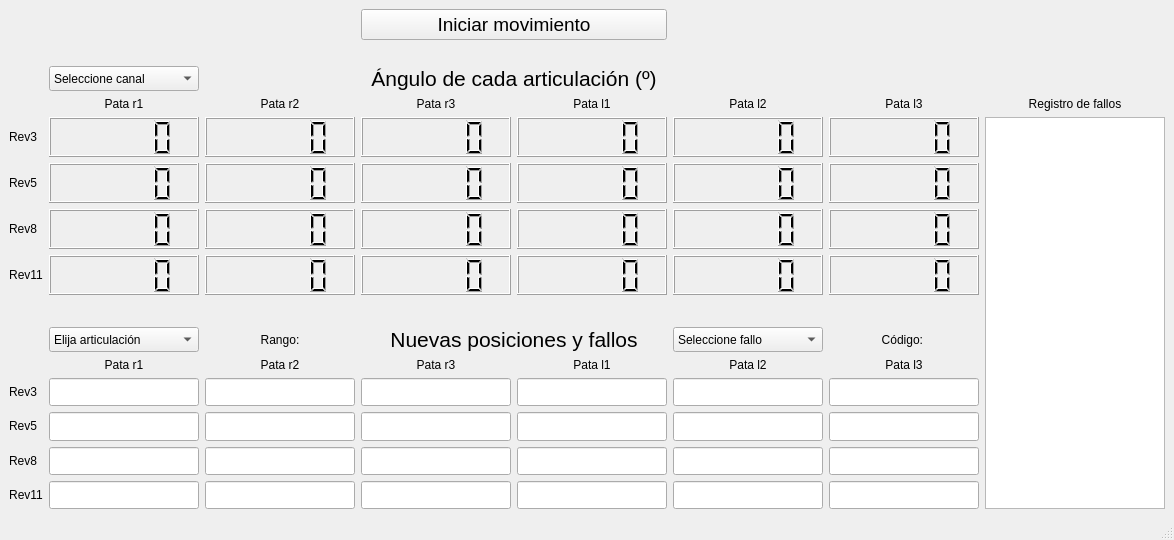
<?xml version="1.0" encoding="UTF-8"?>
<ui version="4.0">
 <class>MainWindow</class>
 <widget class="QMainWindow" name="MainWindow">
  <property name="geometry">
   <rect>
    <x>0</x>
    <y>0</y>
    <width>1174</width>
    <height>540</height>
   </rect>
  </property>
  <property name="sizePolicy">
   <sizepolicy hsizetype="Minimum" vsizetype="Minimum">
    <horstretch>0</horstretch>
    <verstretch>0</verstretch>
   </sizepolicy>
  </property>
  <property name="minimumSize">
   <size>
    <width>1130</width>
    <height>540</height>
   </size>
  </property>
  <property name="maximumSize">
   <size>
    <width>16777215</width>
    <height>540</height>
   </size>
  </property>
  <property name="windowTitle">
   <string>Robominer GUI</string>
  </property>
  <widget class="QWidget" name="centralwidget">
   <layout class="QGridLayout" name="gridLayout">
    <item row="13" column="2">
     <widget class="QLineEdit" name="lineEdit_rev5_r2">
      <property name="sizePolicy">
       <sizepolicy hsizetype="MinimumExpanding" vsizetype="MinimumExpanding">
        <horstretch>0</horstretch>
        <verstretch>0</verstretch>
       </sizepolicy>
      </property>
      <property name="minimumSize">
       <size>
        <width>150</width>
        <height>0</height>
       </size>
      </property>
     </widget>
    </item>
    <item row="9" column="1" colspan="6">
     <spacer name="horizontalSpacer">
      <property name="orientation">
       <enum>Qt::Horizontal</enum>
      </property>
      <property name="sizeHint" stdset="0">
       <size>
        <width>40</width>
        <height>20</height>
       </size>
      </property>
     </spacer>
    </item>
    <item row="13" column="6">
     <widget class="QLineEdit" name="lineEdit_rev5_l3">
      <property name="sizePolicy">
       <sizepolicy hsizetype="MinimumExpanding" vsizetype="MinimumExpanding">
        <horstretch>0</horstretch>
        <verstretch>0</verstretch>
       </sizepolicy>
      </property>
      <property name="minimumSize">
       <size>
        <width>150</width>
        <height>0</height>
       </size>
      </property>
     </widget>
    </item>
    <item row="14" column="0">
     <widget class="QLabel" name="label_rev8_2">
      <property name="sizePolicy">
       <sizepolicy hsizetype="Maximum" vsizetype="Maximum">
        <horstretch>0</horstretch>
        <verstretch>0</verstretch>
       </sizepolicy>
      </property>
      <property name="text">
       <string>Rev8</string>
      </property>
      <property name="alignment">
       <set>Qt::AlignCenter</set>
      </property>
     </widget>
    </item>
    <item row="15" column="0">
     <widget class="QLabel" name="label_rev11_2">
      <property name="sizePolicy">
       <sizepolicy hsizetype="Maximum" vsizetype="Maximum">
        <horstretch>0</horstretch>
        <verstretch>0</verstretch>
       </sizepolicy>
      </property>
      <property name="text">
       <string>Rev11</string>
      </property>
      <property name="alignment">
       <set>Qt::AlignCenter</set>
      </property>
     </widget>
    </item>
    <item row="13" column="0">
     <widget class="QLabel" name="label_rev5_2">
      <property name="sizePolicy">
       <sizepolicy hsizetype="Maximum" vsizetype="Maximum">
        <horstretch>0</horstretch>
        <verstretch>0</verstretch>
       </sizepolicy>
      </property>
      <property name="text">
       <string>Rev5</string>
      </property>
      <property name="alignment">
       <set>Qt::AlignCenter</set>
      </property>
     </widget>
    </item>
    <item row="12" column="5">
     <widget class="QLineEdit" name="lineEdit_rev3_l2">
      <property name="sizePolicy">
       <sizepolicy hsizetype="MinimumExpanding" vsizetype="MinimumExpanding">
        <horstretch>0</horstretch>
        <verstretch>0</verstretch>
       </sizepolicy>
      </property>
      <property name="minimumSize">
       <size>
        <width>150</width>
        <height>0</height>
       </size>
      </property>
     </widget>
    </item>
    <item row="12" column="0">
     <widget class="QLabel" name="label_rev3_2">
      <property name="sizePolicy">
       <sizepolicy hsizetype="Maximum" vsizetype="Maximum">
        <horstretch>0</horstretch>
        <verstretch>0</verstretch>
       </sizepolicy>
      </property>
      <property name="text">
       <string>Rev3</string>
      </property>
      <property name="alignment">
       <set>Qt::AlignCenter</set>
      </property>
     </widget>
    </item>
    <item row="11" column="6">
     <widget class="QLabel" name="label_l3_2">
      <property name="text">
       <string>Pata l3</string>
      </property>
      <property name="alignment">
       <set>Qt::AlignCenter</set>
      </property>
     </widget>
    </item>
    <item row="4" column="5">
     <widget class="QLabel" name="label_l2">
      <property name="text">
       <string>Pata l2</string>
      </property>
      <property name="alignment">
       <set>Qt::AlignCenter</set>
      </property>
     </widget>
    </item>
    <item row="8" column="6">
     <widget class="QLCDNumber" name="lcdNumber_rev11_l3">
      <property name="sizePolicy">
       <sizepolicy hsizetype="MinimumExpanding" vsizetype="MinimumExpanding">
        <horstretch>0</horstretch>
        <verstretch>0</verstretch>
       </sizepolicy>
      </property>
      <property name="minimumSize">
       <size>
        <width>150</width>
        <height>40</height>
       </size>
      </property>
     </widget>
    </item>
    <item row="13" column="5">
     <widget class="QLineEdit" name="lineEdit_rev5_l2">
      <property name="sizePolicy">
       <sizepolicy hsizetype="MinimumExpanding" vsizetype="MinimumExpanding">
        <horstretch>0</horstretch>
        <verstretch>0</verstretch>
       </sizepolicy>
      </property>
      <property name="minimumSize">
       <size>
        <width>150</width>
        <height>0</height>
       </size>
      </property>
     </widget>
    </item>
    <item row="5" column="0">
     <widget class="QLabel" name="label_rev3">
      <property name="sizePolicy">
       <sizepolicy hsizetype="Fixed" vsizetype="Fixed">
        <horstretch>0</horstretch>
        <verstretch>0</verstretch>
       </sizepolicy>
      </property>
      <property name="text">
       <string>Rev3</string>
      </property>
      <property name="alignment">
       <set>Qt::AlignCenter</set>
      </property>
     </widget>
    </item>
    <item row="4" column="6">
     <widget class="QLabel" name="label_l3">
      <property name="text">
       <string>Pata l3</string>
      </property>
      <property name="alignment">
       <set>Qt::AlignCenter</set>
      </property>
     </widget>
    </item>
    <item row="4" column="4">
     <widget class="QLabel" name="label_l1">
      <property name="text">
       <string>Pata l1</string>
      </property>
      <property name="alignment">
       <set>Qt::AlignCenter</set>
      </property>
     </widget>
    </item>
    <item row="5" column="4">
     <widget class="QLCDNumber" name="lcdNumber_rev3_l1">
      <property name="sizePolicy">
       <sizepolicy hsizetype="MinimumExpanding" vsizetype="MinimumExpanding">
        <horstretch>0</horstretch>
        <verstretch>0</verstretch>
       </sizepolicy>
      </property>
      <property name="minimumSize">
       <size>
        <width>150</width>
        <height>40</height>
       </size>
      </property>
     </widget>
    </item>
    <item row="5" column="7" rowspan="11">
     <widget class="QPlainTextEdit" name="plainTextEdit_reg_fallos">
      <property name="sizePolicy">
       <sizepolicy hsizetype="MinimumExpanding" vsizetype="MinimumExpanding">
        <horstretch>0</horstretch>
        <verstretch>0</verstretch>
       </sizepolicy>
      </property>
     </widget>
    </item>
    <item row="12" column="1">
     <widget class="QLineEdit" name="lineEdit_rev3_r1">
      <property name="sizePolicy">
       <sizepolicy hsizetype="MinimumExpanding" vsizetype="MinimumExpanding">
        <horstretch>0</horstretch>
        <verstretch>0</verstretch>
       </sizepolicy>
      </property>
      <property name="minimumSize">
       <size>
        <width>150</width>
        <height>0</height>
       </size>
      </property>
     </widget>
    </item>
    <item row="7" column="5">
     <widget class="QLCDNumber" name="lcdNumber_rev8_l2">
      <property name="sizePolicy">
       <sizepolicy hsizetype="MinimumExpanding" vsizetype="MinimumExpanding">
        <horstretch>0</horstretch>
        <verstretch>0</verstretch>
       </sizepolicy>
      </property>
      <property name="minimumSize">
       <size>
        <width>150</width>
        <height>40</height>
       </size>
      </property>
     </widget>
    </item>
    <item row="14" column="5">
     <widget class="QLineEdit" name="lineEdit_rev8_l2">
      <property name="sizePolicy">
       <sizepolicy hsizetype="MinimumExpanding" vsizetype="MinimumExpanding">
        <horstretch>0</horstretch>
        <verstretch>0</verstretch>
       </sizepolicy>
      </property>
      <property name="minimumSize">
       <size>
        <width>150</width>
        <height>0</height>
       </size>
      </property>
     </widget>
    </item>
    <item row="8" column="5">
     <widget class="QLCDNumber" name="lcdNumber_rev11_l2">
      <property name="sizePolicy">
       <sizepolicy hsizetype="MinimumExpanding" vsizetype="MinimumExpanding">
        <horstretch>0</horstretch>
        <verstretch>0</verstretch>
       </sizepolicy>
      </property>
      <property name="minimumSize">
       <size>
        <width>150</width>
        <height>40</height>
       </size>
      </property>
     </widget>
    </item>
    <item row="6" column="2">
     <widget class="QLCDNumber" name="lcdNumber_rev5_r2">
      <property name="sizePolicy">
       <sizepolicy hsizetype="MinimumExpanding" vsizetype="MinimumExpanding">
        <horstretch>0</horstretch>
        <verstretch>0</verstretch>
       </sizepolicy>
      </property>
      <property name="minimumSize">
       <size>
        <width>150</width>
        <height>40</height>
       </size>
      </property>
     </widget>
    </item>
    <item row="14" column="6">
     <widget class="QLineEdit" name="lineEdit_rev8_l3">
      <property name="sizePolicy">
       <sizepolicy hsizetype="MinimumExpanding" vsizetype="MinimumExpanding">
        <horstretch>0</horstretch>
        <verstretch>0</verstretch>
       </sizepolicy>
      </property>
      <property name="minimumSize">
       <size>
        <width>150</width>
        <height>0</height>
       </size>
      </property>
     </widget>
    </item>
    <item row="14" column="3">
     <widget class="QLineEdit" name="lineEdit_rev8_r3">
      <property name="sizePolicy">
       <sizepolicy hsizetype="MinimumExpanding" vsizetype="MinimumExpanding">
        <horstretch>0</horstretch>
        <verstretch>0</verstretch>
       </sizepolicy>
      </property>
      <property name="minimumSize">
       <size>
        <width>150</width>
        <height>0</height>
       </size>
      </property>
     </widget>
    </item>
    <item row="12" column="6">
     <widget class="QLineEdit" name="lineEdit_rev3_l3">
      <property name="sizePolicy">
       <sizepolicy hsizetype="MinimumExpanding" vsizetype="MinimumExpanding">
        <horstretch>0</horstretch>
        <verstretch>0</verstretch>
       </sizepolicy>
      </property>
      <property name="minimumSize">
       <size>
        <width>150</width>
        <height>0</height>
       </size>
      </property>
     </widget>
    </item>
    <item row="15" column="2">
     <widget class="QLineEdit" name="lineEdit_rev11_r2">
      <property name="sizePolicy">
       <sizepolicy hsizetype="MinimumExpanding" vsizetype="MinimumExpanding">
        <horstretch>0</horstretch>
        <verstretch>0</verstretch>
       </sizepolicy>
      </property>
      <property name="minimumSize">
       <size>
        <width>150</width>
        <height>0</height>
       </size>
      </property>
     </widget>
    </item>
    <item row="13" column="3">
     <widget class="QLineEdit" name="lineEdit_rev5_r3">
      <property name="sizePolicy">
       <sizepolicy hsizetype="MinimumExpanding" vsizetype="MinimumExpanding">
        <horstretch>0</horstretch>
        <verstretch>0</verstretch>
       </sizepolicy>
      </property>
      <property name="minimumSize">
       <size>
        <width>150</width>
        <height>0</height>
       </size>
      </property>
     </widget>
    </item>
    <item row="15" column="3">
     <widget class="QLineEdit" name="lineEdit_rev11_r3">
      <property name="sizePolicy">
       <sizepolicy hsizetype="MinimumExpanding" vsizetype="MinimumExpanding">
        <horstretch>0</horstretch>
        <verstretch>0</verstretch>
       </sizepolicy>
      </property>
      <property name="minimumSize">
       <size>
        <width>150</width>
        <height>0</height>
       </size>
      </property>
     </widget>
    </item>
    <item row="11" column="1">
     <widget class="QLabel" name="label_r1_2">
      <property name="sizePolicy">
       <sizepolicy hsizetype="Preferred" vsizetype="Preferred">
        <horstretch>0</horstretch>
        <verstretch>0</verstretch>
       </sizepolicy>
      </property>
      <property name="text">
       <string>Pata r1</string>
      </property>
      <property name="alignment">
       <set>Qt::AlignCenter</set>
      </property>
     </widget>
    </item>
    <item row="4" column="7">
     <widget class="QLabel" name="label_registro">
      <property name="text">
       <string>Registro de fallos</string>
      </property>
      <property name="alignment">
       <set>Qt::AlignCenter</set>
      </property>
     </widget>
    </item>
    <item row="2" column="2" colspan="4">
     <widget class="QLabel" name="label_tit">
      <property name="sizePolicy">
       <sizepolicy hsizetype="Minimum" vsizetype="Minimum">
        <horstretch>0</horstretch>
        <verstretch>0</verstretch>
       </sizepolicy>
      </property>
      <property name="minimumSize">
       <size>
        <width>80</width>
        <height>0</height>
       </size>
      </property>
      <property name="font">
       <font>
        <pointsize>16</pointsize>
       </font>
      </property>
      <property name="text">
       <string>Ángulo de cada articulación (º)</string>
      </property>
      <property name="alignment">
       <set>Qt::AlignHCenter|Qt::AlignTop</set>
      </property>
     </widget>
    </item>
    <item row="8" column="1">
     <widget class="QLCDNumber" name="lcdNumber_rev11_r1">
      <property name="sizePolicy">
       <sizepolicy hsizetype="MinimumExpanding" vsizetype="MinimumExpanding">
        <horstretch>0</horstretch>
        <verstretch>0</verstretch>
       </sizepolicy>
      </property>
      <property name="minimumSize">
       <size>
        <width>150</width>
        <height>40</height>
       </size>
      </property>
     </widget>
    </item>
    <item row="4" column="2">
     <widget class="QLabel" name="label_r2">
      <property name="sizePolicy">
       <sizepolicy hsizetype="Preferred" vsizetype="Preferred">
        <horstretch>0</horstretch>
        <verstretch>0</verstretch>
       </sizepolicy>
      </property>
      <property name="text">
       <string>Pata r2</string>
      </property>
      <property name="alignment">
       <set>Qt::AlignCenter</set>
      </property>
     </widget>
    </item>
    <item row="13" column="4">
     <widget class="QLineEdit" name="lineEdit_rev5_l1">
      <property name="sizePolicy">
       <sizepolicy hsizetype="MinimumExpanding" vsizetype="MinimumExpanding">
        <horstretch>0</horstretch>
        <verstretch>0</verstretch>
       </sizepolicy>
      </property>
      <property name="minimumSize">
       <size>
        <width>150</width>
        <height>0</height>
       </size>
      </property>
     </widget>
    </item>
    <item row="8" column="4">
     <widget class="QLCDNumber" name="lcdNumber_rev11_l1">
      <property name="sizePolicy">
       <sizepolicy hsizetype="MinimumExpanding" vsizetype="MinimumExpanding">
        <horstretch>0</horstretch>
        <verstretch>0</verstretch>
       </sizepolicy>
      </property>
      <property name="minimumSize">
       <size>
        <width>150</width>
        <height>40</height>
       </size>
      </property>
     </widget>
    </item>
    <item row="6" column="1">
     <widget class="QLCDNumber" name="lcdNumber_rev5_r1">
      <property name="sizePolicy">
       <sizepolicy hsizetype="MinimumExpanding" vsizetype="MinimumExpanding">
        <horstretch>0</horstretch>
        <verstretch>0</verstretch>
       </sizepolicy>
      </property>
      <property name="minimumSize">
       <size>
        <width>150</width>
        <height>40</height>
       </size>
      </property>
     </widget>
    </item>
    <item row="7" column="0">
     <widget class="QLabel" name="label_rev8">
      <property name="sizePolicy">
       <sizepolicy hsizetype="Maximum" vsizetype="Maximum">
        <horstretch>0</horstretch>
        <verstretch>0</verstretch>
       </sizepolicy>
      </property>
      <property name="text">
       <string>Rev8</string>
      </property>
      <property name="alignment">
       <set>Qt::AlignCenter</set>
      </property>
     </widget>
    </item>
    <item row="13" column="1">
     <widget class="QLineEdit" name="lineEdit_rev5_r1">
      <property name="sizePolicy">
       <sizepolicy hsizetype="MinimumExpanding" vsizetype="MinimumExpanding">
        <horstretch>0</horstretch>
        <verstretch>0</verstretch>
       </sizepolicy>
      </property>
      <property name="minimumSize">
       <size>
        <width>150</width>
        <height>0</height>
       </size>
      </property>
     </widget>
    </item>
    <item row="14" column="4">
     <widget class="QLineEdit" name="lineEdit_rev8_l1">
      <property name="sizePolicy">
       <sizepolicy hsizetype="MinimumExpanding" vsizetype="MinimumExpanding">
        <horstretch>0</horstretch>
        <verstretch>0</verstretch>
       </sizepolicy>
      </property>
      <property name="minimumSize">
       <size>
        <width>150</width>
        <height>0</height>
       </size>
      </property>
     </widget>
    </item>
    <item row="6" column="5">
     <widget class="QLCDNumber" name="lcdNumber_rev5_l2">
      <property name="sizePolicy">
       <sizepolicy hsizetype="MinimumExpanding" vsizetype="MinimumExpanding">
        <horstretch>0</horstretch>
        <verstretch>0</verstretch>
       </sizepolicy>
      </property>
      <property name="minimumSize">
       <size>
        <width>150</width>
        <height>40</height>
       </size>
      </property>
     </widget>
    </item>
    <item row="15" column="1">
     <widget class="QLineEdit" name="lineEdit_rev11_r1">
      <property name="sizePolicy">
       <sizepolicy hsizetype="MinimumExpanding" vsizetype="MinimumExpanding">
        <horstretch>0</horstretch>
        <verstretch>0</verstretch>
       </sizepolicy>
      </property>
      <property name="minimumSize">
       <size>
        <width>150</width>
        <height>0</height>
       </size>
      </property>
     </widget>
    </item>
    <item row="15" column="5">
     <widget class="QLineEdit" name="lineEdit_rev11_l2">
      <property name="sizePolicy">
       <sizepolicy hsizetype="MinimumExpanding" vsizetype="MinimumExpanding">
        <horstretch>0</horstretch>
        <verstretch>0</verstretch>
       </sizepolicy>
      </property>
      <property name="minimumSize">
       <size>
        <width>150</width>
        <height>0</height>
       </size>
      </property>
     </widget>
    </item>
    <item row="15" column="4">
     <widget class="QLineEdit" name="lineEdit_rev11_l1">
      <property name="sizePolicy">
       <sizepolicy hsizetype="MinimumExpanding" vsizetype="MinimumExpanding">
        <horstretch>0</horstretch>
        <verstretch>0</verstretch>
       </sizepolicy>
      </property>
      <property name="minimumSize">
       <size>
        <width>150</width>
        <height>0</height>
       </size>
      </property>
     </widget>
    </item>
    <item row="6" column="0">
     <widget class="QLabel" name="label_rev5">
      <property name="sizePolicy">
       <sizepolicy hsizetype="Fixed" vsizetype="Fixed">
        <horstretch>0</horstretch>
        <verstretch>0</verstretch>
       </sizepolicy>
      </property>
      <property name="text">
       <string>Rev5</string>
      </property>
      <property name="alignment">
       <set>Qt::AlignCenter</set>
      </property>
     </widget>
    </item>
    <item row="6" column="4">
     <widget class="QLCDNumber" name="lcdNumber_rev5_l1">
      <property name="sizePolicy">
       <sizepolicy hsizetype="MinimumExpanding" vsizetype="MinimumExpanding">
        <horstretch>0</horstretch>
        <verstretch>0</verstretch>
       </sizepolicy>
      </property>
      <property name="minimumSize">
       <size>
        <width>150</width>
        <height>40</height>
       </size>
      </property>
     </widget>
    </item>
    <item row="7" column="4">
     <widget class="QLCDNumber" name="lcdNumber_rev8_l1">
      <property name="sizePolicy">
       <sizepolicy hsizetype="MinimumExpanding" vsizetype="MinimumExpanding">
        <horstretch>0</horstretch>
        <verstretch>0</verstretch>
       </sizepolicy>
      </property>
      <property name="minimumSize">
       <size>
        <width>150</width>
        <height>40</height>
       </size>
      </property>
     </widget>
    </item>
    <item row="12" column="2">
     <widget class="QLineEdit" name="lineEdit_rev3_r2">
      <property name="sizePolicy">
       <sizepolicy hsizetype="MinimumExpanding" vsizetype="MinimumExpanding">
        <horstretch>0</horstretch>
        <verstretch>0</verstretch>
       </sizepolicy>
      </property>
      <property name="minimumSize">
       <size>
        <width>150</width>
        <height>0</height>
       </size>
      </property>
     </widget>
    </item>
    <item row="8" column="0">
     <widget class="QLabel" name="label_rev11">
      <property name="sizePolicy">
       <sizepolicy hsizetype="Maximum" vsizetype="Maximum">
        <horstretch>0</horstretch>
        <verstretch>0</verstretch>
       </sizepolicy>
      </property>
      <property name="text">
       <string>Rev11</string>
      </property>
      <property name="alignment">
       <set>Qt::AlignCenter</set>
      </property>
     </widget>
    </item>
    <item row="6" column="3">
     <widget class="QLCDNumber" name="lcdNumber_rev5_r3">
      <property name="sizePolicy">
       <sizepolicy hsizetype="MinimumExpanding" vsizetype="MinimumExpanding">
        <horstretch>0</horstretch>
        <verstretch>0</verstretch>
       </sizepolicy>
      </property>
      <property name="minimumSize">
       <size>
        <width>150</width>
        <height>40</height>
       </size>
      </property>
     </widget>
    </item>
    <item row="7" column="6">
     <widget class="QLCDNumber" name="lcdNumber_rev8_l3">
      <property name="sizePolicy">
       <sizepolicy hsizetype="MinimumExpanding" vsizetype="MinimumExpanding">
        <horstretch>0</horstretch>
        <verstretch>0</verstretch>
       </sizepolicy>
      </property>
      <property name="minimumSize">
       <size>
        <width>150</width>
        <height>40</height>
       </size>
      </property>
     </widget>
    </item>
    <item row="8" column="3">
     <widget class="QLCDNumber" name="lcdNumber_rev11_r3">
      <property name="sizePolicy">
       <sizepolicy hsizetype="MinimumExpanding" vsizetype="MinimumExpanding">
        <horstretch>0</horstretch>
        <verstretch>0</verstretch>
       </sizepolicy>
      </property>
      <property name="minimumSize">
       <size>
        <width>150</width>
        <height>40</height>
       </size>
      </property>
     </widget>
    </item>
    <item row="10" column="1">
     <widget class="QComboBox" name="comboBox_art">
      <property name="sizePolicy">
       <sizepolicy hsizetype="Minimum" vsizetype="Minimum">
        <horstretch>0</horstretch>
        <verstretch>0</verstretch>
       </sizepolicy>
      </property>
      <property name="minimumSize">
       <size>
        <width>0</width>
        <height>20</height>
       </size>
      </property>
      <item>
       <property name="text">
        <string>Elija articulación</string>
       </property>
      </item>
      <item>
       <property name="text">
        <string>Rev3</string>
       </property>
      </item>
      <item>
       <property name="text">
        <string>Rev5</string>
       </property>
      </item>
      <item>
       <property name="text">
        <string>Rev8</string>
       </property>
      </item>
      <item>
       <property name="text">
        <string>Rev11</string>
       </property>
      </item>
     </widget>
    </item>
    <item row="6" column="6">
     <widget class="QLCDNumber" name="lcdNumber_rev5_l3">
      <property name="sizePolicy">
       <sizepolicy hsizetype="MinimumExpanding" vsizetype="MinimumExpanding">
        <horstretch>0</horstretch>
        <verstretch>0</verstretch>
       </sizepolicy>
      </property>
      <property name="minimumSize">
       <size>
        <width>150</width>
        <height>40</height>
       </size>
      </property>
     </widget>
    </item>
    <item row="5" column="6">
     <widget class="QLCDNumber" name="lcdNumber_rev3_l3">
      <property name="sizePolicy">
       <sizepolicy hsizetype="MinimumExpanding" vsizetype="MinimumExpanding">
        <horstretch>0</horstretch>
        <verstretch>0</verstretch>
       </sizepolicy>
      </property>
      <property name="minimumSize">
       <size>
        <width>150</width>
        <height>40</height>
       </size>
      </property>
     </widget>
    </item>
    <item row="8" column="2">
     <widget class="QLCDNumber" name="lcdNumber_rev11_r2">
      <property name="sizePolicy">
       <sizepolicy hsizetype="MinimumExpanding" vsizetype="MinimumExpanding">
        <horstretch>0</horstretch>
        <verstretch>0</verstretch>
       </sizepolicy>
      </property>
      <property name="minimumSize">
       <size>
        <width>150</width>
        <height>40</height>
       </size>
      </property>
     </widget>
    </item>
    <item row="10" column="3" colspan="2">
     <widget class="QLabel" name="label_tit_3">
      <property name="sizePolicy">
       <sizepolicy hsizetype="Minimum" vsizetype="Minimum">
        <horstretch>0</horstretch>
        <verstretch>0</verstretch>
       </sizepolicy>
      </property>
      <property name="minimumSize">
       <size>
        <width>80</width>
        <height>0</height>
       </size>
      </property>
      <property name="font">
       <font>
        <pointsize>16</pointsize>
       </font>
      </property>
      <property name="text">
       <string>Nuevas posiciones y fallos</string>
      </property>
      <property name="alignment">
       <set>Qt::AlignHCenter|Qt::AlignTop</set>
      </property>
     </widget>
    </item>
    <item row="11" column="4">
     <widget class="QLabel" name="label_l1_2">
      <property name="text">
       <string>Pata l1</string>
      </property>
      <property name="alignment">
       <set>Qt::AlignCenter</set>
      </property>
     </widget>
    </item>
    <item row="10" column="2">
     <widget class="QLabel" name="label_limits">
      <property name="text">
       <string>Rango:</string>
      </property>
      <property name="alignment">
       <set>Qt::AlignCenter</set>
      </property>
     </widget>
    </item>
    <item row="5" column="5">
     <widget class="QLCDNumber" name="lcdNumber_rev3_l2">
      <property name="sizePolicy">
       <sizepolicy hsizetype="MinimumExpanding" vsizetype="MinimumExpanding">
        <horstretch>0</horstretch>
        <verstretch>0</verstretch>
       </sizepolicy>
      </property>
      <property name="minimumSize">
       <size>
        <width>150</width>
        <height>40</height>
       </size>
      </property>
     </widget>
    </item>
    <item row="11" column="5">
     <widget class="QLabel" name="label_l2_2">
      <property name="text">
       <string>Pata l2</string>
      </property>
      <property name="alignment">
       <set>Qt::AlignCenter</set>
      </property>
     </widget>
    </item>
    <item row="7" column="1">
     <widget class="QLCDNumber" name="lcdNumber_rev8_r1">
      <property name="sizePolicy">
       <sizepolicy hsizetype="MinimumExpanding" vsizetype="MinimumExpanding">
        <horstretch>0</horstretch>
        <verstretch>0</verstretch>
       </sizepolicy>
      </property>
      <property name="minimumSize">
       <size>
        <width>150</width>
        <height>40</height>
       </size>
      </property>
     </widget>
    </item>
    <item row="5" column="3">
     <widget class="QLCDNumber" name="lcdNumber_rev3_r3">
      <property name="sizePolicy">
       <sizepolicy hsizetype="MinimumExpanding" vsizetype="MinimumExpanding">
        <horstretch>0</horstretch>
        <verstretch>0</verstretch>
       </sizepolicy>
      </property>
      <property name="minimumSize">
       <size>
        <width>150</width>
        <height>40</height>
       </size>
      </property>
     </widget>
    </item>
    <item row="12" column="3">
     <widget class="QLineEdit" name="lineEdit_rev3_r3">
      <property name="sizePolicy">
       <sizepolicy hsizetype="MinimumExpanding" vsizetype="MinimumExpanding">
        <horstretch>0</horstretch>
        <verstretch>0</verstretch>
       </sizepolicy>
      </property>
      <property name="minimumSize">
       <size>
        <width>150</width>
        <height>0</height>
       </size>
      </property>
     </widget>
    </item>
    <item row="5" column="1">
     <widget class="QLCDNumber" name="lcdNumber_rev3_r1">
      <property name="enabled">
       <bool>true</bool>
      </property>
      <property name="sizePolicy">
       <sizepolicy hsizetype="MinimumExpanding" vsizetype="MinimumExpanding">
        <horstretch>0</horstretch>
        <verstretch>0</verstretch>
       </sizepolicy>
      </property>
      <property name="minimumSize">
       <size>
        <width>150</width>
        <height>40</height>
       </size>
      </property>
     </widget>
    </item>
    <item row="14" column="2">
     <widget class="QLineEdit" name="lineEdit_rev8_r2">
      <property name="sizePolicy">
       <sizepolicy hsizetype="MinimumExpanding" vsizetype="MinimumExpanding">
        <horstretch>0</horstretch>
        <verstretch>0</verstretch>
       </sizepolicy>
      </property>
      <property name="minimumSize">
       <size>
        <width>150</width>
        <height>0</height>
       </size>
      </property>
     </widget>
    </item>
    <item row="15" column="6">
     <widget class="QLineEdit" name="lineEdit_rev11_l3">
      <property name="sizePolicy">
       <sizepolicy hsizetype="MinimumExpanding" vsizetype="MinimumExpanding">
        <horstretch>0</horstretch>
        <verstretch>0</verstretch>
       </sizepolicy>
      </property>
      <property name="minimumSize">
       <size>
        <width>150</width>
        <height>0</height>
       </size>
      </property>
     </widget>
    </item>
    <item row="4" column="3">
     <widget class="QLabel" name="label_r3">
      <property name="text">
       <string>Pata r3</string>
      </property>
      <property name="alignment">
       <set>Qt::AlignCenter</set>
      </property>
     </widget>
    </item>
    <item row="12" column="4">
     <widget class="QLineEdit" name="lineEdit_rev3_l1">
      <property name="sizePolicy">
       <sizepolicy hsizetype="MinimumExpanding" vsizetype="MinimumExpanding">
        <horstretch>0</horstretch>
        <verstretch>0</verstretch>
       </sizepolicy>
      </property>
      <property name="minimumSize">
       <size>
        <width>150</width>
        <height>0</height>
       </size>
      </property>
     </widget>
    </item>
    <item row="7" column="3">
     <widget class="QLCDNumber" name="lcdNumber_rev8_r3">
      <property name="sizePolicy">
       <sizepolicy hsizetype="MinimumExpanding" vsizetype="MinimumExpanding">
        <horstretch>0</horstretch>
        <verstretch>0</verstretch>
       </sizepolicy>
      </property>
      <property name="minimumSize">
       <size>
        <width>150</width>
        <height>40</height>
       </size>
      </property>
     </widget>
    </item>
    <item row="14" column="1">
     <widget class="QLineEdit" name="lineEdit_rev8_r1">
      <property name="sizePolicy">
       <sizepolicy hsizetype="MinimumExpanding" vsizetype="MinimumExpanding">
        <horstretch>0</horstretch>
        <verstretch>0</verstretch>
       </sizepolicy>
      </property>
      <property name="minimumSize">
       <size>
        <width>150</width>
        <height>0</height>
       </size>
      </property>
     </widget>
    </item>
    <item row="11" column="2">
     <widget class="QLabel" name="label_r2_2">
      <property name="sizePolicy">
       <sizepolicy hsizetype="Preferred" vsizetype="Preferred">
        <horstretch>0</horstretch>
        <verstretch>0</verstretch>
       </sizepolicy>
      </property>
      <property name="text">
       <string>Pata r2</string>
      </property>
      <property name="alignment">
       <set>Qt::AlignCenter</set>
      </property>
     </widget>
    </item>
    <item row="7" column="2">
     <widget class="QLCDNumber" name="lcdNumber_rev8_r2">
      <property name="sizePolicy">
       <sizepolicy hsizetype="MinimumExpanding" vsizetype="MinimumExpanding">
        <horstretch>0</horstretch>
        <verstretch>0</verstretch>
       </sizepolicy>
      </property>
      <property name="minimumSize">
       <size>
        <width>150</width>
        <height>40</height>
       </size>
      </property>
     </widget>
    </item>
    <item row="11" column="3">
     <widget class="QLabel" name="label_r3_2">
      <property name="text">
       <string>Pata r3</string>
      </property>
      <property name="alignment">
       <set>Qt::AlignCenter</set>
      </property>
     </widget>
    </item>
    <item row="5" column="2">
     <widget class="QLCDNumber" name="lcdNumber_rev3_r2">
      <property name="sizePolicy">
       <sizepolicy hsizetype="MinimumExpanding" vsizetype="MinimumExpanding">
        <horstretch>0</horstretch>
        <verstretch>0</verstretch>
       </sizepolicy>
      </property>
      <property name="minimumSize">
       <size>
        <width>150</width>
        <height>40</height>
       </size>
      </property>
     </widget>
    </item>
    <item row="4" column="1">
     <widget class="QLabel" name="label_r1">
      <property name="sizePolicy">
       <sizepolicy hsizetype="Preferred" vsizetype="Preferred">
        <horstretch>0</horstretch>
        <verstretch>0</verstretch>
       </sizepolicy>
      </property>
      <property name="text">
       <string>Pata r1</string>
      </property>
      <property name="alignment">
       <set>Qt::AlignCenter</set>
      </property>
     </widget>
    </item>
    <item row="2" column="1">
     <widget class="QComboBox" name="comboBox_canal">
      <property name="sizePolicy">
       <sizepolicy hsizetype="Minimum" vsizetype="Minimum">
        <horstretch>0</horstretch>
        <verstretch>0</verstretch>
       </sizepolicy>
      </property>
      <property name="minimumSize">
       <size>
        <width>150</width>
        <height>0</height>
       </size>
      </property>
      <item>
       <property name="text">
        <string>Seleccione canal</string>
       </property>
      </item>
      <item>
       <property name="text">
        <string>Ángulo</string>
       </property>
      </item>
      <item>
       <property name="text">
        <string>Velocidad angular</string>
       </property>
      </item>
      <item>
       <property name="text">
        <string>Par</string>
       </property>
      </item>
     </widget>
    </item>
    <item row="0" column="3" colspan="2">
     <widget class="QPushButton" name="pushButton_en_pie">
      <property name="sizePolicy">
       <sizepolicy hsizetype="Minimum" vsizetype="Minimum">
        <horstretch>0</horstretch>
        <verstretch>0</verstretch>
       </sizepolicy>
      </property>
      <property name="font">
       <font>
        <pointsize>14</pointsize>
       </font>
      </property>
      <property name="text">
       <string>Iniciar movimiento</string>
      </property>
     </widget>
    </item>
    <item row="10" column="5">
     <widget class="QComboBox" name="comboBox_fallos">
      <property name="sizePolicy">
       <sizepolicy hsizetype="Ignored" vsizetype="Minimum">
        <horstretch>0</horstretch>
        <verstretch>0</verstretch>
       </sizepolicy>
      </property>
      <item>
       <property name="text">
        <string>Seleccione fallo</string>
       </property>
      </item>
      <item>
       <property name="text">
        <string>Motor inhab.</string>
       </property>
      </item>
      <item>
       <property name="text">
        <string>Motor débil</string>
       </property>
      </item>
      <item>
       <property name="text">
        <string>Desanclar art.</string>
       </property>
      </item>
      <item>
       <property name="text">
        <string>Motor bloqueado</string>
       </property>
      </item>
      <item>
       <property name="text">
        <string>Motor desviado</string>
       </property>
      </item>
      <item>
       <property name="text">
        <string>Sensor valor nulo</string>
       </property>
      </item>
      <item>
       <property name="text">
        <string>Sensor valor fijo</string>
       </property>
      </item>
      <item>
       <property name="text">
        <string>Sensor error fijo</string>
       </property>
      </item>
      <item>
       <property name="text">
        <string>Sensor error prop.</string>
       </property>
      </item>
     </widget>
    </item>
    <item row="1" column="1" colspan="6">
     <spacer name="horizontalSpacer_2">
      <property name="orientation">
       <enum>Qt::Horizontal</enum>
      </property>
      <property name="sizeHint" stdset="0">
       <size>
        <width>40</width>
        <height>20</height>
       </size>
      </property>
     </spacer>
    </item>
    <item row="10" column="6">
     <widget class="QLabel" name="label_cod_fallos">
      <property name="text">
       <string>Código: </string>
      </property>
      <property name="alignment">
       <set>Qt::AlignCenter</set>
      </property>
     </widget>
    </item>
   </layout>
  </widget>
  <widget class="QStatusBar" name="statusbar"/>
 </widget>
 <resources/>
 <connections/>
 <slots>
  <slot>en_pie_slot()</slot>
  <slot>rev3_r1_slot()</slot>
  <slot>rev3_r2_slot()</slot>
  <slot>rev3_r3_slot()</slot>
  <slot>rev3_l1_slot()</slot>
  <slot>rev3_l2_slot()</slot>
  <slot>rev3_l3_slot()</slot>
  <slot>rev5_r1_slot()</slot>
  <slot>rev5_r2_slot()</slot>
  <slot>rev5_r3_slot()</slot>
  <slot>rev5_l1_slot()</slot>
  <slot>rev5_l2_slot()</slot>
  <slot>rev5_l3_slot()</slot>
  <slot>rev8_r1_slot()</slot>
  <slot>rev8_r2_slot()</slot>
  <slot>rev8_r3_slot()</slot>
  <slot>rev8_l1_slot()</slot>
  <slot>rev8_l2_slot()</slot>
  <slot>rev8_l3_slot()</slot>
  <slot>rev11_r1_slot()</slot>
  <slot>rev11_r2_slot()</slot>
  <slot>rev11_r3_slot()</slot>
  <slot>rev11_l1_slot()</slot>
  <slot>rev11_l2_slot()</slot>
  <slot>rev11_l3_slot()</slot>
  <slot>pos_listener_slot()</slot>
 </slots>
</ui>
